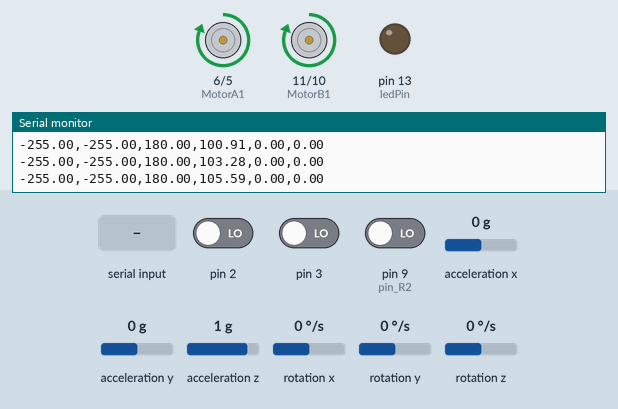
This sketch was run on a simulated Arduino Uno, built with avr-gcc and run on an emulated ATmega328P. Shown: motor-driver pin pairs drawn as motors (green arrow = first pin HIGH = forward, orange = second pin HIGH = backward, longer = more drive), output pins drawn as LEDs (lit = HIGH), the last lines printed to the serial monitor. Inputs (shaded band) come from the test bench; at power-on: acceleration x 0 g, rotation y 0 °/s, pin 2 LOW, pin 3 LOW, pin 9 (pin_R2) LOW, acceleration y 0 g, acceleration z 1 g, rotation x 0 °/s, rotation z 0 °/s.

Above: at 1.2 s.
1.3 s: acceleration x set to -0.2 g
At 2.4 s:
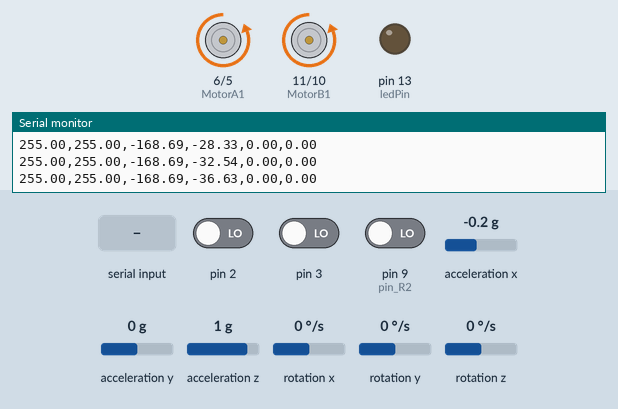
4.3 s: byte 255 (255) received over Serial
At 5.0 s:
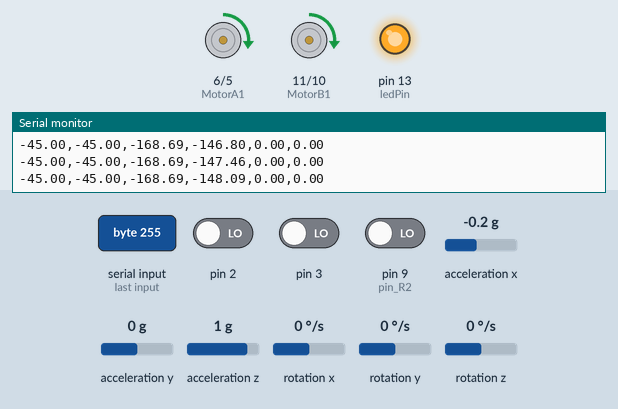
5.8 s: acceleration x set to 0 g
At 6.8 s:
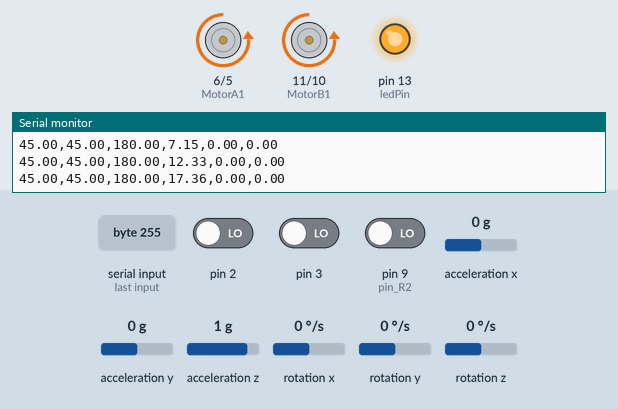
7.3 s: "L" received over Serial
At 8.3 s:
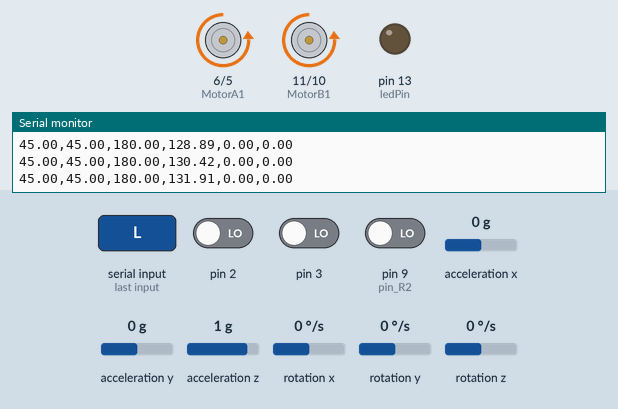
8.8 s: rotation y set to 100 °/s
At 11.5 s:
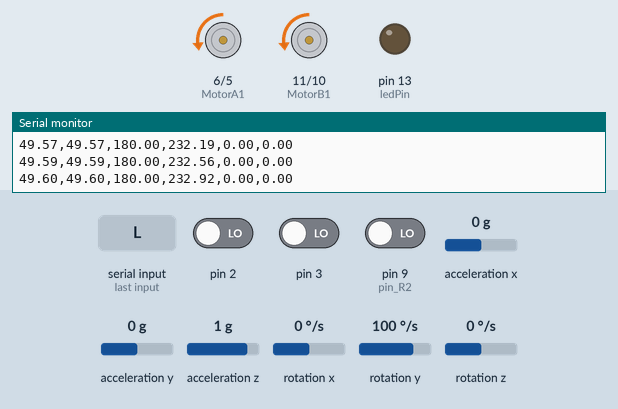
11.8 s: pin 2 driven HIGH
At 12.9 s:
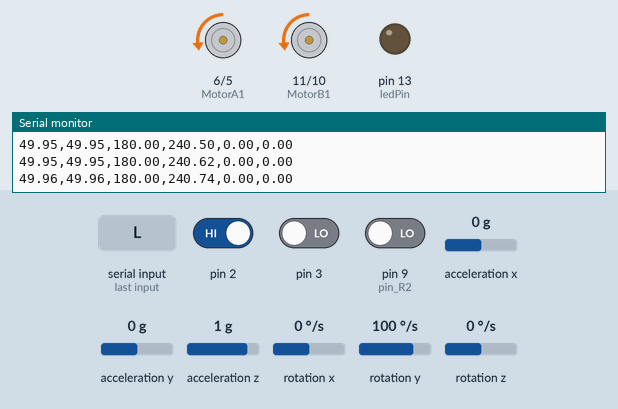
Timing chart, 0 to 14.8 s (numbered marks = the images above; inputs shaded):
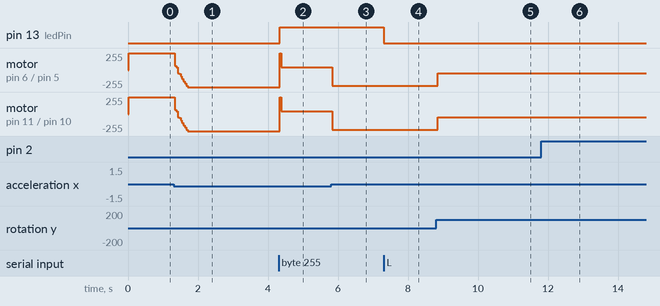

Measured:
- the behaviour switches between 0 and -0.1 g on acceleration x (found by bisection; images 0 and 1)
- after the input at 1.3 s, motor on pin 6 (MotorA1) / pin 5 (MotorA2), motor on pin 11 (MotorB1) / pin 10 (MotorB2): moves from forward 255/255 to backward 255/255 over 0.36 s, starting at once
- after the input at 4.3 s, pin 13 (ledPin): LOW → HIGH at once; motor on pin 6 (MotorA1) / pin 5 (MotorA2), motor on pin 11 (MotorB1) / pin 10 (MotorB2): backward 255/255 → forward 45/255 at once
- after the input at 5.8 s, motor on pin 6 (MotorA1) / pin 5 (MotorA2), motor on pin 11 (MotorB1) / pin 10 (MotorB2): forward 45/255 → backward 236/255 at once
- after the input at 7.3 s, pin 13 (ledPin): HIGH → LOW at once
- after the input at 8.8 s, motor on pin 6 (MotorA1) / pin 5 (MotorA2), motor on pin 11 (MotorB1) / pin 10 (MotorB2): backward 236/255 → backward 46/255 after 0.05 s, → backward 47/255 0.35 s later, → backward 48/255 0.50 s later, → backward 49/255 0.81 s later
- after the input at 11.8 s, motor on pin 11 (MotorB1) / pin 10 (MotorB2): backward 49/255 → backward 50/255 after 1.4 s

The sketch:

SegWay_NewMotor_PID.ino
```cpp
#include "Wire.h"
#include "I2Cdev.h"
#include "MPU6050.h"
#include "Timer.h"

Timer t;
float timeChange=20;
float dt=timeChange*0.001;

//=== accelgyro Part Set =============
float angleAx,gyroGy;
MPU6050 accelgyro;
int16_t ax, ay, az, gx, gy, gz;
float K1 =0.03;
float angle;
//====================================


//==== Encoder Pin  ===============
const int pin_R2 = 9 , pin_L2 = 7 ;   //  B signal of two encoder
volatile unsigned int R1 , R2 ; // Right motor encoder (Mark as A)
volatile unsigned int L1 , L2 ; // Left motor encoder (Mark as B)
volatile long ApositiveCount = 0 , AnagtiveCount = 0; //Right motor encoder count
volatile long BpositiveCount = 0 , BnagtiveCount = 0; //left motor encoder count

//====================================

//=== Motor Pin =====================
int MotorA1 = 6 , MotorA2 = 5;    // Right(A) motor pin
int MotorB1 = 11 , MotorB2 = 10;  //Left (B) motor pin
//===================================

//====== Encoder PID controller ===============
float En_Kp = 0.2, En_Ki = 1.3, En_Kd = 0.02;
float En_LastErr = 0;
float En_Err = 0;
float En_Intergral = 0;
float En_Derivation = 0;
float Av,Bv;
//=============================================

//====== Inverted Pendulum  PID controller ====
float IP_Kp = 7 , IP_Ki = 1.2 , IP_Kd = 2;
float IP_input;
float IP_reference = -6;
float IP_LastErr = 0;
float IP_Err = 0;
float IP_Intergral = 0;
float IP_Derivation = 0;
float Right_u = 0;
float Left_u = 0;
//=============================================

//========== BT command =======================
int command ;
int ledPin = 13;
int Ledstate = 0;
//=============================================

void setup(){
  Wire.begin();
  Serial.begin(9600);

  pinMode(ledPin, OUTPUT);
  digitalWrite(ledPin, LOW);

  accelgyro.initialize();

  //===== PinMode =============================
  pinMode(pin_R2,INPUT);
  pinMode(pin_L2,INPUT);
  pinMode(2, INPUT);
  pinMode(3, INPUT);

  pinMode(MotorA1,OUTPUT);
  pinMode(MotorA2,OUTPUT);
  pinMode(MotorB1,OUTPUT);
  pinMode(MotorB2,OUTPUT);
  //===========================================
  attachInterrupt(0 , EncoderA , CHANGE); //Right(A) encoder
  attachInterrupt(1 , EncoderB , CHANGE); //left(B) encoder


  int tickEvent1 = t.every(timeChange , getangle);
  // int tickEvent2 = t.every(10 , EncoderLoop);
  int tickEvent3 = t.every(timeChange , printout);
  int tickEvent4 = t.every(timeChange , BTcommand);
}

void loop(){
  t.update();
}

void printout()
{
    Serial.print(Right_u); Serial.print(",");
    Serial.print(Left_u);  Serial.print(",");
    Serial.print(angleAx); Serial.print(",");
    Serial.print(angle);  Serial.print(",");
    Serial.print(Av); Serial.print(",");
    Serial.println(-Bv);
}
/*void EncoderLoop(){
  float Av = 0 , Bv = 0;
  Av = (ApositiveCount - AnagtiveCount) ;
  Bv = (BpositiveCount - BnagtiveCount) ;
  ApositiveCount = 0;  AnagtiveCount = 0;
  BpositiveCount = 0;  BnagtiveCount = 0;

  En_Err = ( Av - Bv);
  En_Intergral = (0.6 * En_Intergral + En_Err);
  En_Derivation = (En_Err - En_LastErr) / 10*0.001;

  Left_u = Right_u + En_Kp * En_Err + En_Ki * En_Intergral + En_Kd * En_Derivation;

  if(Left_u < 0 && Left_u > -45){ Left_u = -45;  }
  if(Left_u > 0 && Left_u < 45 ){ Left_u = 45;   }
  if(Left_u >  255) {Left_u = 255;  }
  if(Left_u < -255) {Left_u = -255; }

  DriveLeft();
  En_LastErr = En_Err;
}*/

void getangle() {
    accelgyro.getMotion6(&ax, &ay, &az, &gx, &gy, &gz);
    angleAx=atan2(ax,-az)*180/PI;
    gyroGy=gy/131.00;
    angle = K1 * angleAx+ (1-K1) * (angle + gyroGy * dt);
    //========= IP_PID Part ====================
    IP_Err = IP_reference - angle;
    IP_Intergral = (3/5) * IP_Intergral + IP_Err ;
    IP_Derivation = (IP_Err - IP_LastErr) /dt;
    Right_u = IP_Kp * IP_Err + IP_Ki * IP_Intergral + IP_Kd * IP_Derivation ;

    if(Right_u < 0 && Right_u > -45){ Right_u = -45;  }
    if(Right_u > 0 && Right_u < 45 ){ Right_u = 45;   }
    if(Right_u >  255) {Right_u = 255;  }
    if(Right_u < -255) {Right_u = -255; }

    IP_LastErr = IP_Err;
    DriveRight();

    Av = 0 , Bv = 0;
    Av = (ApositiveCount - AnagtiveCount) ;
    Bv = (BpositiveCount - BnagtiveCount) ;
    ApositiveCount = 0;  AnagtiveCount = 0;
    BpositiveCount = 0;  BnagtiveCount = 0;

    En_Err = ( Av + Bv);
    En_Intergral = (0.6 * En_Intergral + En_Err);
    En_Derivation = (En_Err - En_LastErr) / dt;

    Left_u =  Right_u + En_Kp * En_Err + En_Ki * En_Intergral + En_Kd * En_Derivation;

    if(Left_u < 0 && Left_u > -45){ Left_u = -45;  }
    if(Left_u > 0 && Left_u < 45 ){ Left_u = 45;   }
    if(Left_u >  255) {Left_u = 255;  }
    if(Left_u < -255) {Left_u = -255; }

    DriveLeft();
    En_LastErr = En_Err;
}

void DriveRight(){
  if( Right_u > 0 ){
    analogWrite(MotorA1, 0);
    analogWrite(MotorA2, Right_u);
  }
  else{
    analogWrite(MotorA1, (-Right_u));
    analogWrite(MotorA2, 0);
  }
}

void DriveLeft(){
  if( Left_u > 0 ){
    analogWrite(MotorB1, 0);
    analogWrite(MotorB2, Left_u);
  }
  else{
    analogWrite(MotorB1, (-Left_u));
    analogWrite(MotorB2, 0);
  }
}


void EncoderA(){
  R1 = digitalRead(2);  R2 = digitalRead(pin_R2);
  if( R1 && R2){    ApositiveCount ++;  }
  else if( !R1 && !R2){    ApositiveCount ++;  }
  else if( !R1 && R2){    AnagtiveCount ++;  }
  else if ( R1 && !R2){    AnagtiveCount ++;  }
}

void EncoderB(){
  L1 = digitalRead(3);  L2 = digitalRead(pin_L2);
  if( L1 && L2){    BpositiveCount ++;  }
  else if( !L1 && !L2){    BpositiveCount ++;  }
  else if( !L1 && L2){    BnagtiveCount ++;  }
  else if ( L1 && !L2){    BnagtiveCount ++;  }
}

void BTcommand(){
  if(Serial.available() > 0){
    if(Ledstate == 0){
      digitalWrite(ledPin,HIGH);
      Ledstate = 1;
    }
    else{
      digitalWrite(ledPin,LOW);
      Ledstate = 0;
    }
    command = Serial.read();

    if(command == 255){
      IP_LastErr = 0;
      IP_Err = 0;
      IP_Intergral = 0;
      IP_Derivation = 0;

      IP_Kp = Serial.read() / 10.0;
      IP_Ki = Serial.read() / 10.0;
      IP_Kd = Serial.read() / 10.0;
    }
    else if(command == 'L'){
      IP_reference -= 0.01;
    }
    else if(command == 'R'){
      IP_reference += 0.01;
    }
    else if(command == 'Z'){
      IP_reference = 0;
    }
    else if(command == 'X'){
      IP_reference -= 0.3;
    }
    else if(command == 'Y'){
      IP_reference += 0.3;
    }

  }
}
```
